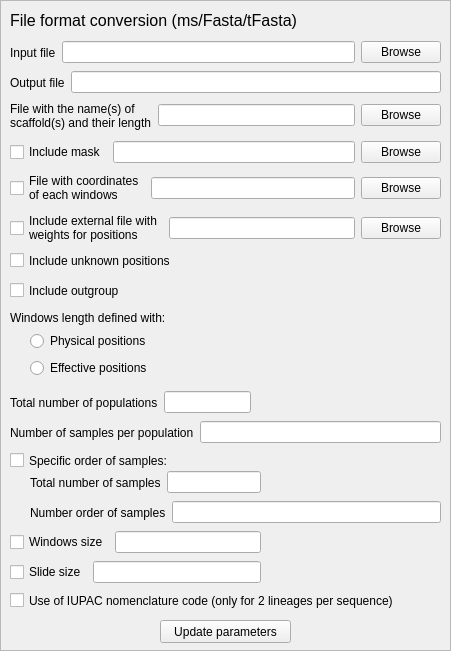
     <widget class="QFrame" name="frameConversion">
      <property name="geometry">
       <rect>
        <x>10</x>
        <y>170</y>
        <width>451</width>
        <height>651</height>
       </rect>
      </property>
      <property name="frameShape">
       <enum>QFrame::StyledPanel</enum>
      </property>
      <property name="frameShadow">
       <enum>QFrame::Raised</enum>
      </property>
      <widget class="QWidget" name="layoutWidget_122">
       <property name="geometry">
        <rect>
         <x>10</x>
         <y>70</y>
         <width>431</width>
         <height>25</height>
        </rect>
       </property>
       <layout class="QHBoxLayout" name="horizontalLayout_135">
        <item>
         <widget class="QLabel" name="labelOutputConv">
          <property name="text">
           <string>Output file</string>
          </property>
         </widget>
        </item>
        <item>
         <widget class="QLineEdit" name="lineOutputConv"/>
        </item>
       </layout>
      </widget>
      <widget class="QWidget" name="layoutWidget_123">
       <property name="geometry">
        <rect>
         <x>10</x>
         <y>100</y>
         <width>431</width>
         <height>31</height>
        </rect>
       </property>
       <layout class="QHBoxLayout" name="horizontalLayout_136">
        <item>
         <widget class="QLabel" name="label_107">
          <property name="text">
           <string>File with the name(s) of
scaffold(s) and their length</string>
          </property>
         </widget>
        </item>
        <item>
         <widget class="QLineEdit" name="lineScaffoldConv"/>
        </item>
        <item>
         <widget class="QPushButton" name="openScaffoldConv">
          <property name="text">
           <string>Browse</string>
          </property>
         </widget>
        </item>
       </layout>
      </widget>
      <widget class="QWidget" name="layoutWidget_124">
       <property name="geometry">
        <rect>
         <x>10</x>
         <y>40</y>
         <width>431</width>
         <height>25</height>
        </rect>
       </property>
       <layout class="QHBoxLayout" name="horizontalLayout_137">
        <item>
         <widget class="QLabel" name="label_108">
          <property name="text">
           <string>Input file</string>
          </property>
         </widget>
        </item>
        <item>
         <widget class="QLineEdit" name="lineInputConv"/>
        </item>
        <item>
         <widget class="QPushButton" name="openInputConv">
          <property name="text">
           <string>Browse</string>
          </property>
         </widget>
        </item>
       </layout>
      </widget>
      <widget class="QLabel" name="label_110">
       <property name="geometry">
        <rect>
         <x>10</x>
         <y>10</y>
         <width>351</width>
         <height>21</height>
        </rect>
       </property>
       <property name="font">
        <font>
         <pointsize>12</pointsize>
        </font>
       </property>
       <property name="text">
        <string>File format conversion (ms/Fasta/tFasta)</string>
       </property>
      </widget>
      <widget class="QWidget" name="layoutWidget_135">
       <property name="geometry">
        <rect>
         <x>10</x>
         <y>140</y>
         <width>431</width>
         <height>25</height>
        </rect>
       </property>
       <layout class="QHBoxLayout" name="horizontalLayout_150">
        <item>
         <widget class="QCheckBox" name="checkMaskConv">
          <property name="text">
           <string>Include mask</string>
          </property>
         </widget>
        </item>
        <item>
         <widget class="QLineEdit" name="lineMaskConv"/>
        </item>
        <item>
         <widget class="QPushButton" name="openMaskConv">
          <property name="text">
           <string>Browse</string>
          </property>
         </widget>
        </item>
       </layout>
      </widget>
      <widget class="QLabel" name="label_42">
       <property name="geometry">
        <rect>
         <x>10</x>
         <y>310</y>
         <width>191</width>
         <height>16</height>
        </rect>
       </property>
       <property name="text">
        <string>Windows length defined with:</string>
       </property>
      </widget>
      <widget class="QWidget" name="layoutWidget_48">
       <property name="geometry">
        <rect>
         <x>30</x>
         <y>330</y>
         <width>138</width>
         <height>50</height>
        </rect>
       </property>
       <layout class="QVBoxLayout" name="verticalLayout_22">
        <item>
         <widget class="QRadioButton" name="radioWindowLengthConv1">
          <property name="text">
           <string>Physical positions</string>
          </property>
         </widget>
        </item>
        <item>
         <widget class="QRadioButton" name="radioWindowLengthConv2">
          <property name="text">
           <string>Effective positions</string>
          </property>
         </widget>
        </item>
       </layout>
      </widget>
      <widget class="QWidget" name="layoutWidget_49">
       <property name="geometry">
        <rect>
         <x>10</x>
         <y>420</y>
         <width>431</width>
         <height>25</height>
        </rect>
       </property>
       <layout class="QHBoxLayout" name="horizontalLayout_60">
        <item>
         <widget class="QLabel" name="label_43">
          <property name="text">
           <string>Number of samples per population</string>
          </property>
         </widget>
        </item>
        <item>
         <widget class="QLineEdit" name="lineSamplesPopsConv"/>
        </item>
       </layout>
      </widget>
      <widget class="QCheckBox" name="checkOrderSamplesConv">
       <property name="geometry">
        <rect>
         <x>10</x>
         <y>450</y>
         <width>181</width>
         <height>21</height>
        </rect>
       </property>
       <property name="text">
        <string>Specific order of samples:</string>
       </property>
      </widget>
      <widget class="QWidget" name="layoutWidget_50">
       <property name="geometry">
        <rect>
         <x>30</x>
         <y>470</y>
         <width>231</width>
         <height>25</height>
        </rect>
       </property>
       <layout class="QHBoxLayout" name="horizontalLayout_61">
        <item>
         <widget class="QLabel" name="labelOrderSamplesConv">
          <property name="text">
           <string>Total number of samples</string>
          </property>
         </widget>
        </item>
        <item>
         <widget class="QLineEdit" name="lineOrderSamplesConv"/>
        </item>
       </layout>
      </widget>
      <widget class="QWidget" name="layoutWidget_51">
       <property name="geometry">
        <rect>
         <x>10</x>
         <y>390</y>
         <width>241</width>
         <height>25</height>
        </rect>
       </property>
       <layout class="QHBoxLayout" name="horizontalLayout_62">
        <item>
         <widget class="QLabel" name="label_44">
          <property name="text">
           <string>Total number of populations</string>
          </property>
         </widget>
        </item>
        <item>
         <widget class="QLineEdit" name="lineTotalPopsConv"/>
        </item>
       </layout>
      </widget>
      <widget class="QWidget" name="layoutWidget_58">
       <property name="geometry">
        <rect>
         <x>30</x>
         <y>500</y>
         <width>411</width>
         <height>25</height>
        </rect>
       </property>
       <layout class="QHBoxLayout" name="horizontalLayout_63">
        <item>
         <widget class="QLabel" name="labelOrderSamplesConv2">
          <property name="text">
           <string>Number order of samples</string>
          </property>
         </widget>
        </item>
        <item>
         <widget class="QLineEdit" name="lineOrderSamplesConv2"/>
        </item>
       </layout>
      </widget>
      <widget class="QCheckBox" name="checkOutgroupConv">
       <property name="geometry">
        <rect>
         <x>10</x>
         <y>280</y>
         <width>131</width>
         <height>21</height>
        </rect>
       </property>
       <property name="text">
        <string>Include outgroup</string>
       </property>
      </widget>
      <widget class="QCheckBox" name="checkUnknownPosConv">
       <property name="geometry">
        <rect>
         <x>10</x>
         <y>250</y>
         <width>191</width>
         <height>21</height>
        </rect>
       </property>
       <property name="text">
        <string>Include unknown positions</string>
       </property>
      </widget>
      <widget class="QWidget" name="layoutWidget_59">
       <property name="geometry">
        <rect>
         <x>10</x>
         <y>170</y>
         <width>431</width>
         <height>37</height>
        </rect>
       </property>
       <layout class="QHBoxLayout" name="horizontalLayout_70">
        <item>
         <widget class="QCheckBox" name="checkCoordConv">
          <property name="text">
           <string>File with coordinates
of each windows</string>
          </property>
         </widget>
        </item>
        <item>
         <widget class="QLineEdit" name="lineCoordConv"/>
        </item>
        <item>
         <widget class="QPushButton" name="openCoordConv">
          <property name="text">
           <string>Browse</string>
          </property>
         </widget>
        </item>
       </layout>
      </widget>
      <widget class="QWidget" name="layoutWidget_60">
       <property name="geometry">
        <rect>
         <x>10</x>
         <y>560</y>
         <width>251</width>
         <height>25</height>
        </rect>
       </property>
       <layout class="QHBoxLayout" name="horizontalLayout_71">
        <item>
         <widget class="QCheckBox" name="checkSlideConv">
          <property name="text">
           <string>Slide size</string>
          </property>
         </widget>
        </item>
        <item>
         <widget class="QLineEdit" name="lineSlideConv"/>
        </item>
       </layout>
      </widget>
      <widget class="QWidget" name="layoutWidget_61">
       <property name="geometry">
        <rect>
         <x>10</x>
         <y>530</y>
         <width>251</width>
         <height>25</height>
        </rect>
       </property>
       <layout class="QHBoxLayout" name="horizontalLayout_72">
        <item>
         <widget class="QCheckBox" name="checkWindowSizeConv">
          <property name="text">
           <string>Windows size</string>
          </property>
         </widget>
        </item>
        <item>
         <widget class="QLineEdit" name="lineWindowSizeConv"/>
        </item>
       </layout>
      </widget>
      <widget class="QCheckBox" name="checkIUPACConv">
       <property name="geometry">
        <rect>
         <x>10</x>
         <y>590</y>
         <width>431</width>
         <height>21</height>
        </rect>
       </property>
       <property name="text">
        <string>Use of IUPAC nomenclature code (only for 2 lineages per sequence)</string>
       </property>
      </widget>
      <widget class="QPushButton" name="updateConv">
       <property name="geometry">
        <rect>
         <x>160</x>
         <y>620</y>
         <width>131</width>
         <height>23</height>
        </rect>
       </property>
       <property name="text">
        <string>Update parameters</string>
       </property>
      </widget>
      <widget class="QWidget" name="layoutWidget_63">
       <property name="geometry">
        <rect>
         <x>10</x>
         <y>210</y>
         <width>431</width>
         <height>37</height>
        </rect>
       </property>
       <layout class="QHBoxLayout" name="horizontalLayout_75">
        <item>
         <widget class="QCheckBox" name="checkWeightConv">
          <property name="text">
           <string>Include external file with
weights for positions</string>
          </property>
         </widget>
        </item>
        <item>
         <widget class="QLineEdit" name="lineWeightConv"/>
        </item>
        <item>
         <widget class="QPushButton" name="openWeightConv">
          <property name="text">
           <string>Browse</string>
          </property>
         </widget>
        </item>
       </layout>
      </widget>
     </widget>
